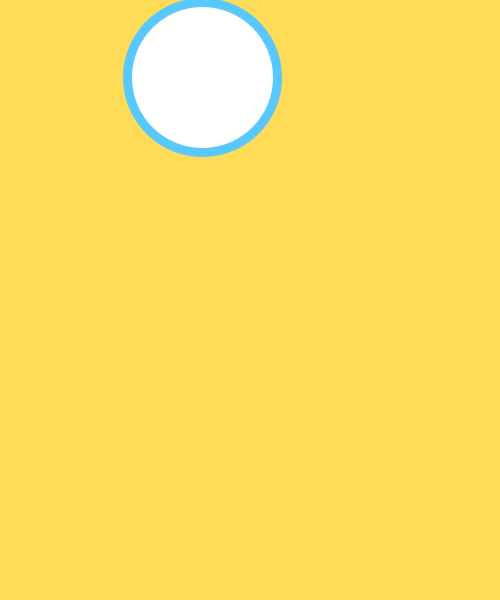
Frame 1 (no input)
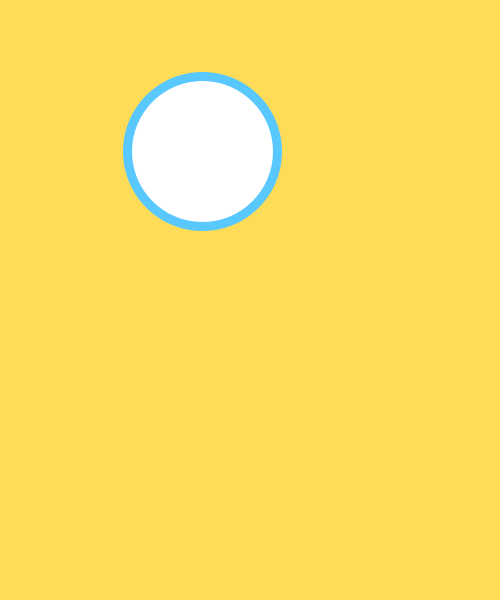
Frame 60 (the mouse pressed at the canvas centre just before this capture)
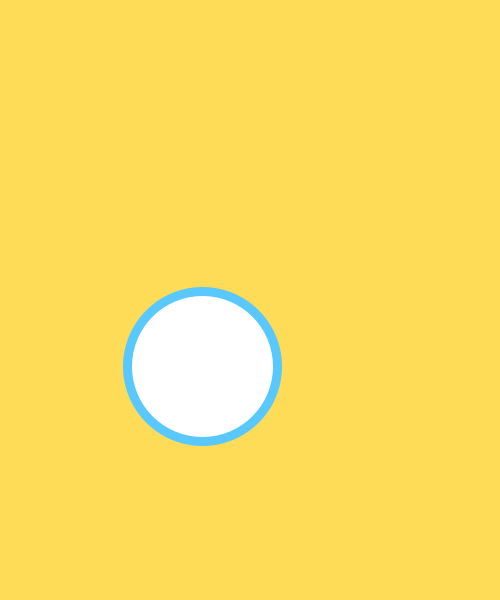
Frame 120 (the mouse held since frame 60 and released just before this capture)

The Processing sketch that drew these frames (run headless with seeded random() and noise(); from frame 60 on, the mouse is pressed at the canvas centre):

// Processing sketch: processing_52852
// ── processing_52852.pde

// Class assignment
// Feb 3, 2012

int circleX;
int circleY;
float b;
float a;
float n;
int circleSize;
int radius;
int mouseX;
int mouseY;
int x;
int y;
float t;


void setup () {
  smooth();
  size(500, 600);
  background(255, 220, 88);
  // x=1;
  b=75;
  n=2;
  a=200;
  t=2;
  circleSize=150;
  radius = 0;
}

void draw() {
  background(255, 220, 88);
  strokeWeight(9);
  //stroke(255, 227, 88);

  //ball_2
  a=a+t;
  b=b+n;
  n=n+1.07; //makes it incrimentally faster as it falls
  t=0; //makes it relative but doesn't change speed


  stroke(88, 200, 255);
  ellipse(a, b, circleSize, circleSize);

  if (b > height-175) {
    n=n*-.925; //makes it not increase to the height of the screen
  }
  if (b >=height-180) { //this block creates the illusion of flattening when the "ground" is approached/hit
    ellipse(a, b, circleSize+20, circleSize-20);
    if (b >=height-200) {
      ellipse(a, b, circleSize+25, circleSize-25);
      if (b >= height-250) {
        ellipse(a, b, circleSize+30, circleSize-30);
        if (b >=height-300) {
          ellipse(a, b, circleSize+35, circleSize-35);
        }
      }
    }
  }

  if (keyPressed) { //this block makes the ball shoot up higher if w is pressed
    if (key == 'w') {
      b = b - 3;
    }
    else if (key == 's') { //slows the ball down and pushes it past the lowest point (squishes it)
      b = b + 3;
    }

    if (keyPressed) { //moves bouncing ball left
      if (key == 'a') {
        a = a - 3;
      }
      else if (key == 'd') { //moves bouncing ball right
        a = a + 3;
      }
    }
  }
}
